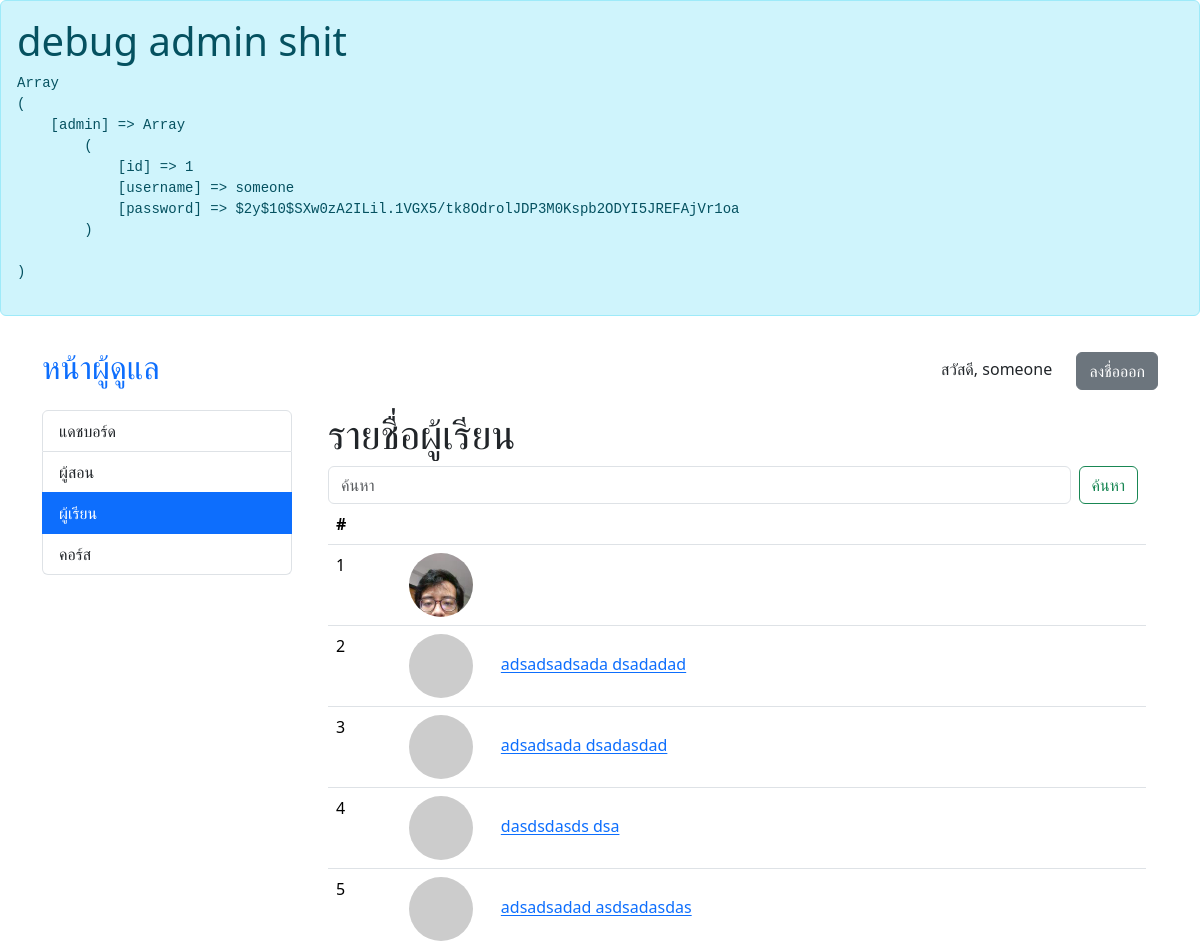
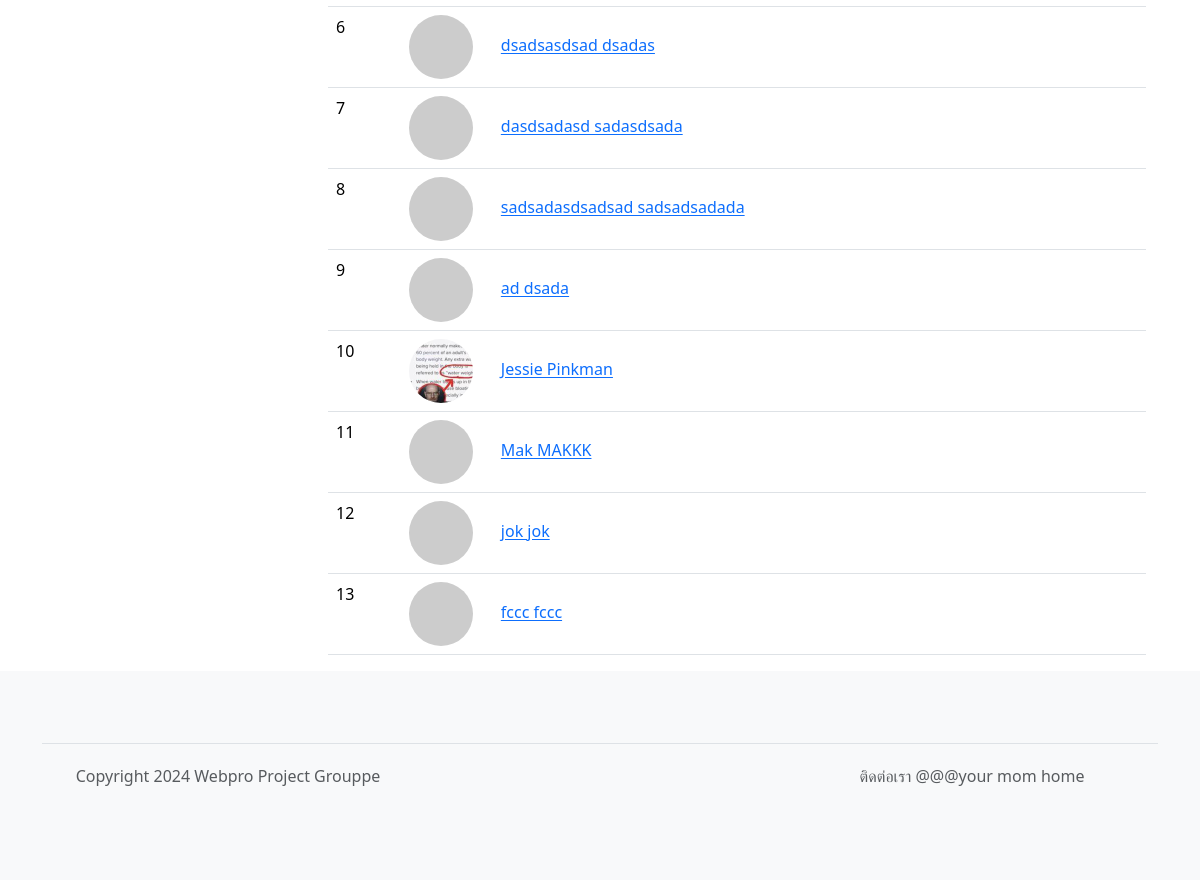
/admin/students.php (signed in), run on the app's committed database (2 pictures, top to bottom).
### tables this page shows
CREATE TABLE "students" (
	"id"	INTEGER,
	"username"	VARCHAR(32) NOT NULL,
	"first_name"	VARCHAR(64) NOT NULL,
	"last_name"	VARCHAR(64) NOT NULL,
	"profile_pic_hash"	CHARACTER(32),
	"password"	CHARACTER(72) NOT NULL,
	"email"	VARCHAR(64) NOT NULL,
	"phone"	VARCHAR(16),
	"created_date"	DATETIME,
	PRIMARY KEY("id" AUTOINCREMENT)
);

### admin/students.php (called while the page is built, shortened)
<?php
require 'template_init.php';
require 'template_header.php';
$header = "รายชื่อผู้เรียน";
$show_course = false;
$editpage = "student";
if (isset($_GET['begin'])) {
	$begin = $_GET['begin'];
} else {
	$begin = 0;
}
$search = "";
$list = $db->get_student_simple_list($begin, $search);
require 'si_list.php';
?>

### core.php (called while the page is built, shortened)
<?php
require 'shopping.php';
require 'common.php';
	class App extends SQLite3 {
			?>
				</form><?php
		function get_student_simple_list($begin, $search) {
			return $this->get_simple_list('students', $begin, $search);
		}
		function get_simple_list($table, $begin, $search) {
			$filter = "";
			$sql = "SELECT profile_pic_hash, id, username, first_name || ' ' || last_name AS name FROM $table" . $filter;
			$ret = $this->query($sql);
			$instructors = array();
			while($row = $ret->fetchArray(SQLITE3_ASSOC)) {
				$row = prepare_other_data($row, '../');
				$instructors[] = $row;
			}
			return $instructors;
		}
	}
?>

### common.php (called while the page is built, shortened)
<?php
function prepare_other_data($row, $prefix = "") {
	if (isset($row['profile_pic_hash'])) {
		if ($row['profile_pic_hash'] != "") {
			$row['pfplink'] = $prefix . "avatars/" . $row['profile_pic_hash'] . '.jpg';
			return $row;
		}
	}
	$row['pfplink'] = get_pfplink_from_seed('saltPROJECTGROUPPE' . md5($row['username']));
	return $row;
}
function get_pfplink_from_seed($ident) {
	return "https://api.dicebear.com/7.x/thumbs/svg?seed=" . $ident;
}
	?>

### admin/si_list.php (the view, shortened to what this page needs)
<div class="container">
<h1><?php echo $header; ?></h1>
	<form class="d-flex" role="search">
		<input class="form-control me-2" name="search" value="<?php echo isset($_GET['search']) ? $_GET['search'] : '' ?>" type="search" placeholder="ค้นหา" aria-label="Search">
		<button class="btn btn-outline-success me-2" type="submit">ค้นหา</button>
	</form>
	<table class="table">
	<thead>
		<tr>
			<th scope="col">#</th>
			<?php if ($show_course) { ?>
			<th scope="col">ชื่อคอร์ส</th>
			<th scope="col">ผู้สอน</th>
			<th scope="col">ยอดขายทั้งหมด</th>
			<?php } else { ?>
			<th scope="col"></th>
			<?php } ?>
		</tr>
	</thead>
	<tbody>
		<?php
			foreach ($list as $i) {
				echo "<tr>";
				echo "<td>{$i['id']}</td>";
				if ($show_course) {
					echo "<td>{$i['name']}</td>";
					echo "<td>{$i['owner_name']}</td>";
					echo "<td>{$i['total_sales']}</td>";
				} else {
					echo "<td><img src=\"{$i['pfplink']}\" alt=\"avatar\" width=\"64\" height=\"64\" class=\"rounded-circle me-4\"> ";
					echo "<a href=\"" . $editpage . ".php?id={$i['id']}\">{$i['name']}</a>";
					echo "</td>";
				}
				echo "</tr>";
			}
		?>
	</tbody>
	</table>
</div>
<?php
require 'template_footer.php';
?>

### data on the page
students: id "1", shows a picture
students: id "2", name "adsadsadsada dsadadad"
students: id "3", name "adsadsada dsadasdad"
students: id "4", name "dasdsdasds dsa"
students: id "5", name "adsadsadad asdsadasdas"
students: id "6", name "dsadsasdsad dsadas"
students: id "7", name "dasdsadasd sadasdsada"
students: id "8", name "sadsadasdsadsad sadsadsadada"
students: id "9", name "ad dsada"
students: id "10", shows a picture, name "Jessie Pinkman"
students: id "11", name "Mak MAKKK"
students: id "12", name "jok jok"
students: id "13", name "fccc fccc"

### other printed values
$_SESSION['admin']['username'] "someone"
$value "แดชบอร์ด"
$value "ผู้สอน"
$value "ผู้เรียน"
$value "คอร์ส"
$header "รายชื่อผู้เรียน"
